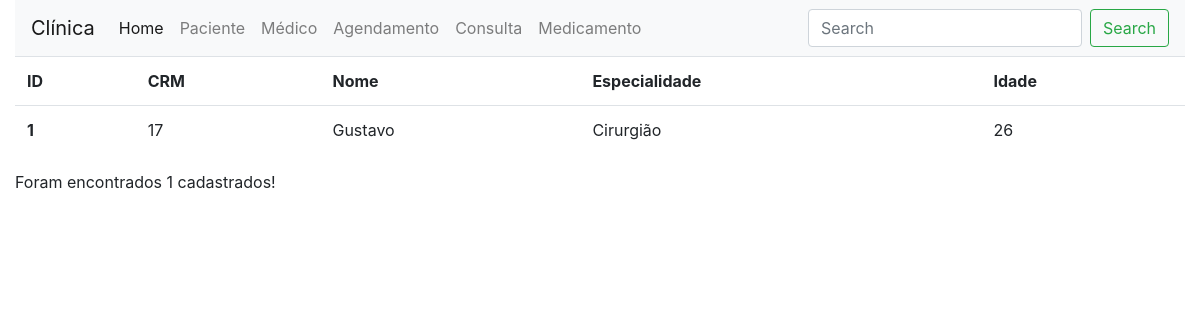
The app's page /atendimento/medico/ with its own data.
### atendimento/models.py (models this page shows)
class Medico (models.Model):
    crm= models.CharField(max_length=50)
    nome= models.CharField (max_length=50)
    especialidade= models.CharField(max_length=50)
    idade= models.IntegerField()

### atendimento/views.py (the view)
def medico_list(request):
    medicos = Medico.objects.all()
    return render (request, "medico/list.html", {"medicos":medicos})

### atendimento/templates/medico/list.html
{% extends 'base.html' %}
{% block conteudo %}
    <table class="table">
        <tr>
            <th>ID</th>
            <th>CRM</th>
            <th>Nome</th>
            <th>Especialidade</th>
            <th>Idade</th>
        </tr>
        {% for medico in medicos %}
        <tr>
            <th>{{medico.id}}</th>
            <td>{{medico.crm}}</td>
            <td>{{medico.nome}}</td>
            <td>{{medico.especialidade}}</td>
            <td>{{medico.idade}}</td>
        </tr>
        {% endfor %}
    </table>
    <p>Foram encontrados {{medicos | length}} cadastrados!</p>
{% endblock %}

### records on screen
Medico: id "1", crm "17", nome "Gustavo", especialidade "Cirurgião", idade "26"

### other values on screen
{{ medicos | length }} "1"
